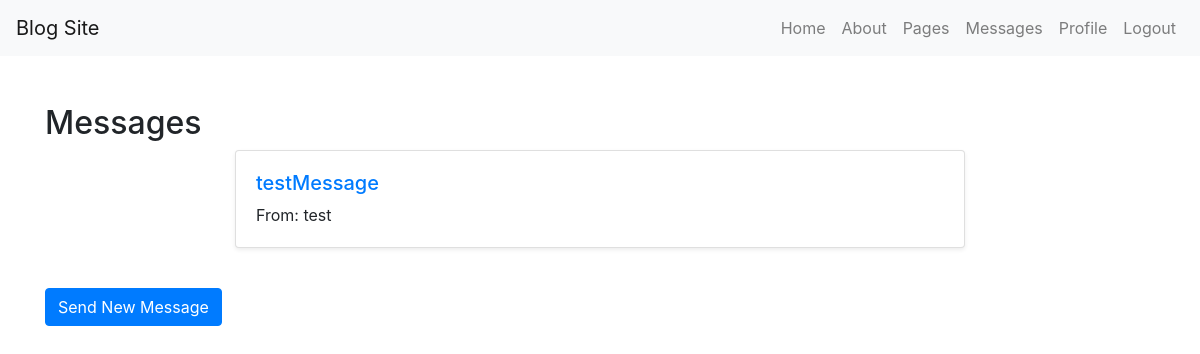
Before: /messages/ (signed in) with the older database file.
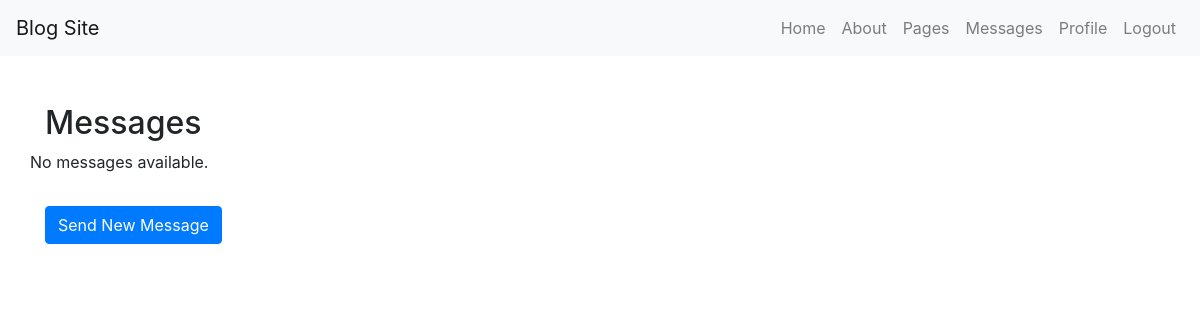
After: the same page with the newer database file.
### blog_app/models.py (models this page shows, shortened)
class Message(models.Model):
    sender = models.ForeignKey(User, on_delete=models.CASCADE, related_name='sent_messages')
    receiver = models.ForeignKey(User, on_delete=models.CASCADE, related_name='received_messages')
    subject = models.CharField(max_length=100)
    body = models.TextField()
    created_at = models.DateTimeField(auto_now_add=True)

### blog_app/views.py (the view)
# urls.py: path('messages/', views.message_list, name='message_list'),
@login_required
def message_list(request):
    messages = request.user.received_messages.all()
    return render(request, 'blog_app/message_list.html', {'messages': messages})

### blog_app/templates/blog_app/message_list.html
{% extends "blog_app/base.html" %}
{% block content %}
<h2>Messages</h2>
<div class="row">
    {% for message in messages %}
    <div class="col-md-8 offset-md-2">
        <div class="card mb-4 shadow-sm">
            <div class="card-body">
                <h5 class="card-title"><a href="{% url 'message_detail' message.pk %}">{{ message.subject }}</a></h5>
                <p class="card-text">From: {{ message.sender.username }}</p>
            </div>
        </div>
    </div>
    {% empty %}
    <p class="text-center">No messages available.</p>
    {% endfor %}
</div>
<a href="{% url 'message_send' %}" class="btn btn-primary mt-3">Send New Message</a>
{% endblock %}

Changed rows visible on the page:
removed Message: subject "testMessage", sender.username "test"
Other visible differences:
text now shown: "No messages available."
